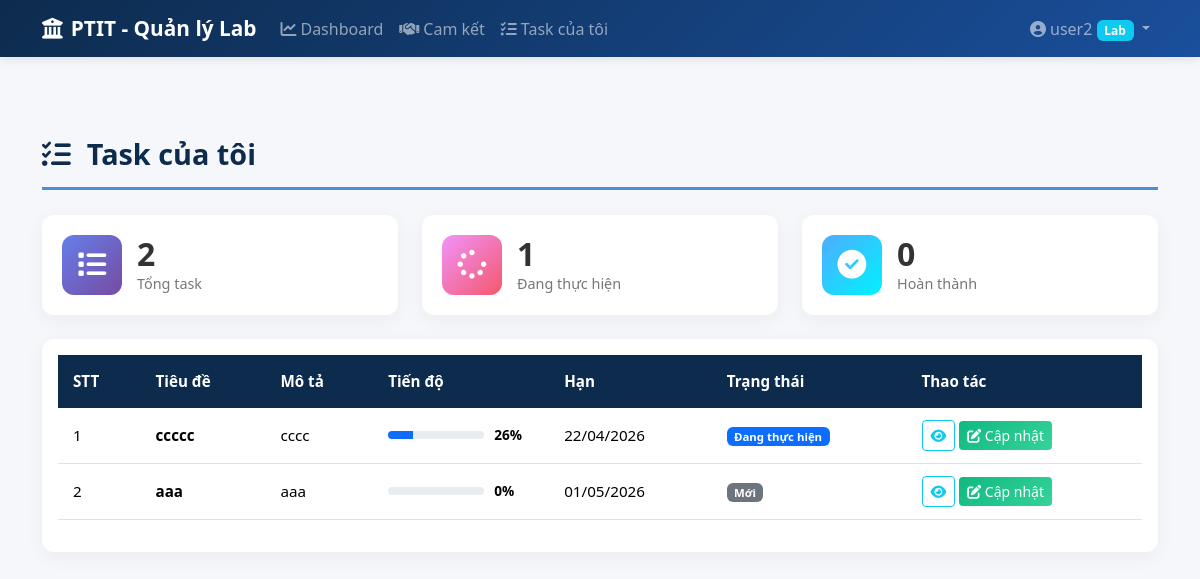
Page /my-tasks (signed in) on the committed database.
### app/models.py (models this page shows, shortened)
class User(UserMixin, db.Model):
    __tablename__ = 'users'
    id = db.Column(db.Integer, primary_key=True)
    username = db.Column(db.String(50), unique=True, nullable=False)
    password_hash = db.Column(db.String(200), nullable=False)
    role = db.Column(db.String(20), nullable=False)  # 'admin' or 'lab'
    lab_id = db.Column(db.Integer, db.ForeignKey('labs.id', ondelete='SET NULL'), nullable=True)
    def is_admin(self):
        return self.role == 'admin'

class Commitment(db.Model):
    __tablename__ = 'commitments'
    id = db.Column(db.Integer, primary_key=True)
    title = db.Column(db.String(200), nullable=False)
    description = db.Column(db.Text)
    lab_id = db.Column(db.Integer, db.ForeignKey('labs.id'), nullable=False)
    assigned_to = db.Column(db.Integer, db.ForeignKey('users.id'), nullable=True)  # User được giao
    start_date = db.Column(db.Date, nullable=False)
    deadline = db.Column(db.Date, nullable=False)
    progress = db.Column(db.Integer, default=0)  # 0-100
    status = db.Column(db.String(20), default='Mới')  # Mới, Đang thực hiện, Hoàn thành, Quá hạn
    created_by = db.Column(db.Integer, db.ForeignKey('users.id'))
    created_at = db.Column(db.DateTime, default=datetime.utcnow)
    updated_at = db.Column(db.DateTime, default=datetime.utcnow, onupdate=datetime.utcnow)
    creator = db.relationship('User', foreign_keys=[created_by], backref='commitments_created')
    assignee = db.relationship('User', foreign_keys=[assigned_to], backref='tasks_assigned')
    progress_updates = db.relationship('ProgressUpdate', backref='commitment', lazy=True, cascade='all, delete-orphan')

### app/routes/main.py (the view)
@bp.route('/my-tasks')
@login_required
def my_tasks():
    if current_user.is_admin():
        flash('Trang này dành cho user Lab.', 'info')
        return redirect(url_for('main.dashboard'))
    today = datetime.utcnow().date()
    my_tasks_list = Commitment.query.filter_by(assigned_to=current_user.id).order_by(Commitment.deadline.asc()).all()
    total = len(my_tasks_list)
    completed = len([t for t in my_tasks_list if t.status == 'Hoàn thành'])
    active = len([t for t in my_tasks_list if t.status == 'Đang thực hiện'])
    overdue = len([t for t in my_tasks_list if t.status == 'Quá hạn'])
    return render_template('my_tasks.html',
                           my_tasks=my_tasks_list,
                           total=total, completed=completed,
                           active=active, overdue=overdue,
                           today=today)

### templates/my_tasks.html (shortened to what this page needs)
{% extends "base.html" %}
{% block content %}
<h1 class="page-title">
    <i class="fas fa-tasks me-3"></i>Task của tôi
</h1>
<div class="row g-4 mb-4">
    <div class="col-md-4">
        <div class="stat-card stat-total">
            <div class="stat-icon"><i class="fas fa-list"></i></div>
            <div class="stat-info">
                <h3>{{ total }}</h3>
                <p>Tổng task</p>
            </div>
        </div>
    </div>
    <div class="col-md-4">
        <div class="stat-card stat-active">
            <div class="stat-icon"><i class="fas fa-spinner"></i></div>
            <div class="stat-info">
                <h3>{{ active }}</h3>
                <p>Đang thực hiện</p>
            </div>
        </div>
    </div>
    <div class="col-md-4">
        <div class="stat-card stat-completed">
            <div class="stat-icon"><i class="fas fa-check-circle"></i></div>
            <div class="stat-info">
                <h3>{{ completed }}</h3>
                <p>Hoàn thành</p>
            </div>
        </div>
    </div>
</div>
<div class="card">
    <div class="card-body">
        <div class="table-responsive">
            <table class="table table-hover">
                <thead>
                    <tr>
                        <th>STT</th>
                        <th>Tiêu đề</th>
                        <th>Mô tả</th>
                        <th>Tiến độ</th>
                        <th>Hạn</th>
                        <th>Trạng thái</th>
                        <th>Thao tác</th>
                    </tr>
                </thead>
                <tbody>
                    {% for task in my_tasks %}
                    <tr class="{{ 'table-danger' if task.status == 'Quá hạn' else '' }}">
                        <td>{{ loop.index }}</td>
                        <td>
                            <strong>{{ task.title }}</strong>
                        </td>
                        <td>{{ task.description[:50] }}{% if task.description|length > 50 %}...{% endif %}</td>
                        <td style="min-width: 120px;">
                            <div class="progress-wrapper">
                                <div class="progress">
                                    <div class="progress-bar bg-{{ 'success' if task.progress >= 100 else 'primary' }}"
                                         style="width: {{ task.progress }}%">
                                    </div>
                                </div>
                                <span class="progress-text">{{ task.progress }}%</span>
                            </div>
                        </td>
                        <td>
                            {% if task.deadline < today %}
                            <span class="text-danger">
                                <i class="fas fa-calendar-times me-1"></i>
                                {{ task.deadline.strftime('%d/%m/%Y') }}
                            </span>
                            {% else %}
                            {{ task.deadline.strftime('%d/%m/%Y') }}
                            {% endif %}
                        </td>
                        <td>
                            {% if task.status == 'Hoàn thành' %}
                            <span class="badge bg-success">{{ task.status }}</span>
                            {% elif task.status == 'Quá hạn' %}
                            <span class="badge bg-danger">{{ task.status }}</span>
                            {% elif task.status == 'Đang thực hiện' %}
                            <span class="badge bg-primary">{{ task.status }}</span>
                            {% else %}
                            <span class="badge bg-secondary">{{ task.status }}</span>
                            {% endif %}
                        </td>
                        <td>
                            <a href="{{ url_for('commitments.commitments_detail', commitment_id=task.id) }}"
                               class="btn btn-sm btn-outline-info">
                                <i class="fas fa-eye"></i>
                            </a>
                            <a href="{{ url_for('commitments.progress_update', commitment_id=task.id) }}"
                               class="btn btn-sm btn-success">
                                <i class="fas fa-edit"></i> Cập nhật
                            </a>
                        </td>
                    </tr>
                    {% endfor %}
                </tbody>
            </table>
        </div>
    </div>
</div>
{% endblock %}

### templates/base.html (shortened to what this page needs)
<!DOCTYPE html>
<html lang="vi">
<head>
    <link href="https://cdn.jsdelivr.net/npm/bootstrap@5.3.2/dist/css/bootstrap.min.css" rel="stylesheet">
    <link href="https://cdnjs.cloudflare.com/ajax/libs/font-awesome/6.5.1/css/all.min.css" rel="stylesheet">
    <link href="https://cdn.jsdelivr.net/npm/bootstrap-icons@1.11.2/font/bootstrap-icons.css" rel="stylesheet">
    <link href="{{ url_for('static', filename='css/style.css') }}" rel="stylesheet">
</head>
<body>
    {% if current_user.is_authenticated %}
    <nav class="navbar navbar-expand-lg navbar-dark bg-ptit">
        <div class="container">
            <a class="navbar-brand" href="{{ url_for('main.dashboard') }}">
                <i class="fas fa-university me-2"></i>PTIT - Quản lý Lab
            </a>
            <div class="collapse navbar-collapse" id="navbarNav">
                <ul class="navbar-nav me-auto">
                    <li class="nav-item">
                        <a class="nav-link" href="{{ url_for('main.dashboard') }}">
                            <i class="fas fa-chart-line me-1"></i>Dashboard
                        </a>
                    </li>
                    <li class="nav-item">
                        <a class="nav-link" href="{{ url_for('commitments.commitments_list') }}">
                            <i class="fas fa-handshake me-1"></i>Cam kết
                        </a>
                    </li>
                    {% if not current_user.is_admin() %}
                    <li class="nav-item">
                        <a class="nav-link" href="{{ url_for('main.my_tasks') }}">
                            <i class="fas fa-tasks me-1"></i>Task của tôi
                        </a>
                    </li>
                    {% endif %}
                </ul>
                <ul class="navbar-nav">
                    <li class="nav-item dropdown">
                        <a class="nav-link dropdown-toggle" href="#" data-bs-toggle="dropdown">
                            <i class="fas fa-user-circle me-1"></i>{{ current_user.username }}
                            {% if current_user.is_admin() %}
                            <span class="badge bg-warning text-dark">Admin</span>
                            {% else %}
                            <span class="badge bg-info">Lab</span>
                            {% endif %}
                        </a>
                    </li>
                </ul>
            </div>
        </div>
    </nav>
    {% endif %}
    <main class="{% if current_user.is_authenticated %}main-content{% endif %}">
        <div class="container">
            {% block content %}{% endblock %}
        </div>
    </main>
</body>
</html>

### static/css/style.css (style rules this page uses)
:root { --ptit-blue: #1a4f9c; --ptit-light-blue: #4a90d9; --ptit-dark: #0d2b4d; }
body { background-color: #f5f7fa; font-family: 'Segoe UI', Tahoma, Geneva, Verdana, sans-serif; min-height: 100vh; }
.main-content { padding-top: 80px; padding-bottom: 40px; }
.navbar.bg-ptit { background: linear-gradient(135deg, var(--ptit-dark) 0%, var(--ptit-blue) 100%); box-shadow: 0 2px 10px rgba(0,0,0,0.1); }
.navbar-brand { font-weight: 700; font-size: 1.3rem; }
.nav-link { font-weight: 500; transition: all 0.3s; }
.page-title { font-size: 1.8rem; font-weight: 700; color: var(--ptit-dark); margin-bottom: 25px; padding-bottom: 15px; border-bottom: 3px solid var(--ptit-light-blue); }
.stat-card { background: white; border-radius: 12px; padding: 20px; display: flex; align-items: center; gap: 15px; box-shadow: 0 5px 20px rgba(0,0,0,0.05); transition: transform 0.3s, box-shadow 0.3s; }
.stat-icon { width: 60px; height: 60px; border-radius: 12px; display: flex; align-items: center; justify-content: center; font-size: 1.8rem; }
.stat-icon i { color: white; }
.stat-total .stat-icon { background: linear-gradient(135deg, #667eea, #764ba2); }
.stat-active .stat-icon { background: linear-gradient(135deg, #f093fb, #f5576c); }
.stat-completed .stat-icon { background: linear-gradient(135deg, #4facfe, #00f2fe); }
.stat-info h3 { font-size: 2rem; font-weight: 700; margin: 0; color: #333; }
.stat-info p { margin: 0; color: #777; font-size: 0.9rem; }
.table { font-size: 0.95rem; }
.table thead th { background-color: var(--ptit-dark); color: white; font-weight: 600; border: none; padding: 15px; }
.table tbody td { vertical-align: middle; padding: 12px 15px; }
.progress-wrapper { display: flex; align-items: center; gap: 10px; }
.progress-wrapper .progress { flex: 1; height: 8px; border-radius: 4px; }
.progress-wrapper .progress-text { font-size: 0.85rem; font-weight: 600; min-width: 40px; }
.card { border: none; border-radius: 12px; box-shadow: 0 5px 20px rgba(0,0,0,0.05); }
.btn-success { background: linear-gradient(135deg, #10b981, #34d399); border: none; }

### rows in the picture
User: username "user2"
Commitment: title "ccccc", description "cccc", progress "26", deadline "22/04/2026", status "Đang thực hiện"
Commitment: title "aaa", description "aaa", progress "0", deadline "01/05/2026", status "Mới"

### other values in the picture
{{ total }} "2"
{{ active }} "1"
{{ completed }} "0"
